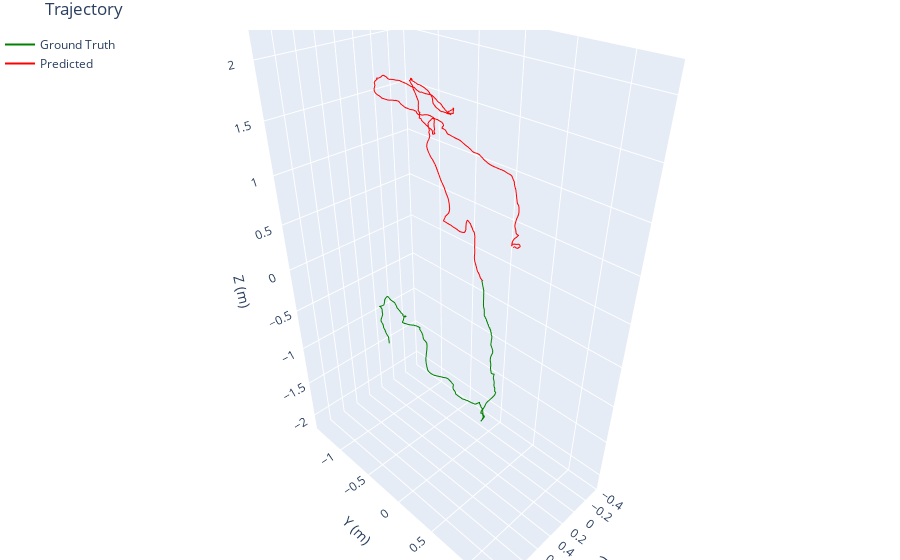

Notebook cell for this chart:
### Code cell
import plotly.graph_objs as go


# -------------------------
# Integrate and Plot
# -------------------------
def integrate_poses(y_output, start_pos=np.zeros(3), start_rot=R.identity()):
    positions = [start_pos.copy()]
    curr_rot = start_rot
    curr_pos = start_pos.copy()
    for i in range(y_output.shape[0]):
        dpos = y_output[i, :3]
        drot = y_output[i, 3:]
        global_dpos = curr_rot.apply(dpos)
        curr_pos += global_dpos
        dR = R.from_rotvec(drot)
        curr_rot = curr_rot * dR
        positions.append(curr_pos.copy())
    return np.array(positions)



def plot_pred_vs_gt(pred_positions, gt_positions):
    trace_gt = go.Scatter3d(
        x=gt_positions[:, 0],
        y=gt_positions[:, 1],
        z=gt_positions[:, 2],
        mode='lines',
        name='Ground Truth',
        line=dict(color='green')
    )
    
    trace_pred = go.Scatter3d(
        x=pred_positions[:, 0],
        y=pred_positions[:, 1],
        z=pred_positions[:, 2],
        mode='lines',
        name='Predicted',
        line=dict(color='red')
    )
    
    layout = go.Layout(
        scene=dict(
            xaxis_title='X',
            yaxis_title='Y',
            zaxis_title='Z'
        ),
        legend=dict(x=0, y=1),
        margin=dict(l=0, r=0, b=0, t=0)
    )
    
    fig = go.Figure(data=[trace_gt, trace_pred], layout=layout)
        
    fig.update_layout(
        title=f'Trajectory',
        scene=dict(
            xaxis_title='X (m)',
            yaxis_title='Y (m)',
            zaxis_title='Z (m)',
            aspectmode='data'
        ),
        margin=dict(l=0, r=0, b=0, t=30)
    )

    fig.show()



# flatten batch and sequence dims to (T, 6)
pred_outputs = pred_outputs.view(-1, 6).cpu().numpy()
gt_outputs = gt_outputs.view(-1, 6).cpu().numpy()

gt_positions = integrate_poses(gt_outputs)
pred_positions = integrate_poses(pred_outputs, start_pos=gt_positions[0])

plot_pred_vs_gt(pred_positions, gt_positions)

### Figure 1 — Plotly figure (JSON) as saved in the notebook; plotly's stock layout.template omitted (floating-point values rounded to 4 significant figures; data arrays with more than 128 entries replaced by an {"elided": "..."} marker saying what was removed)
{"data": [{"line": {"color": "green"}, "mode": "lines", "name": "Ground Truth", "type": "scatter3d", "x": {"elided": "2497 float values"}, "y": {"elided": "2497 float values"}, "z": {"elided": "2497 float values"}}, {"line": {"color": "red"}, "mode": "lines", "name": "Predicted", "type": "scatter3d", "x": {"elided": "2497 float values"}, "y": {"elided": "2497 float values"}, "z": {"elided": "2497 float values"}}], "layout": {"legend": {"x": 0, "y": 1}, "margin": {"b": 0, "l": 0, "r": 0, "t": 30}, "scene": {"aspectmode": "data", "xaxis": {"title": {"text": "X (m)"}}, "yaxis": {"title": {"text": "Y (m)"}}, "zaxis": {"title": {"text": "Z (m)"}}}, "title": {"text": "Trajectory"}}}
